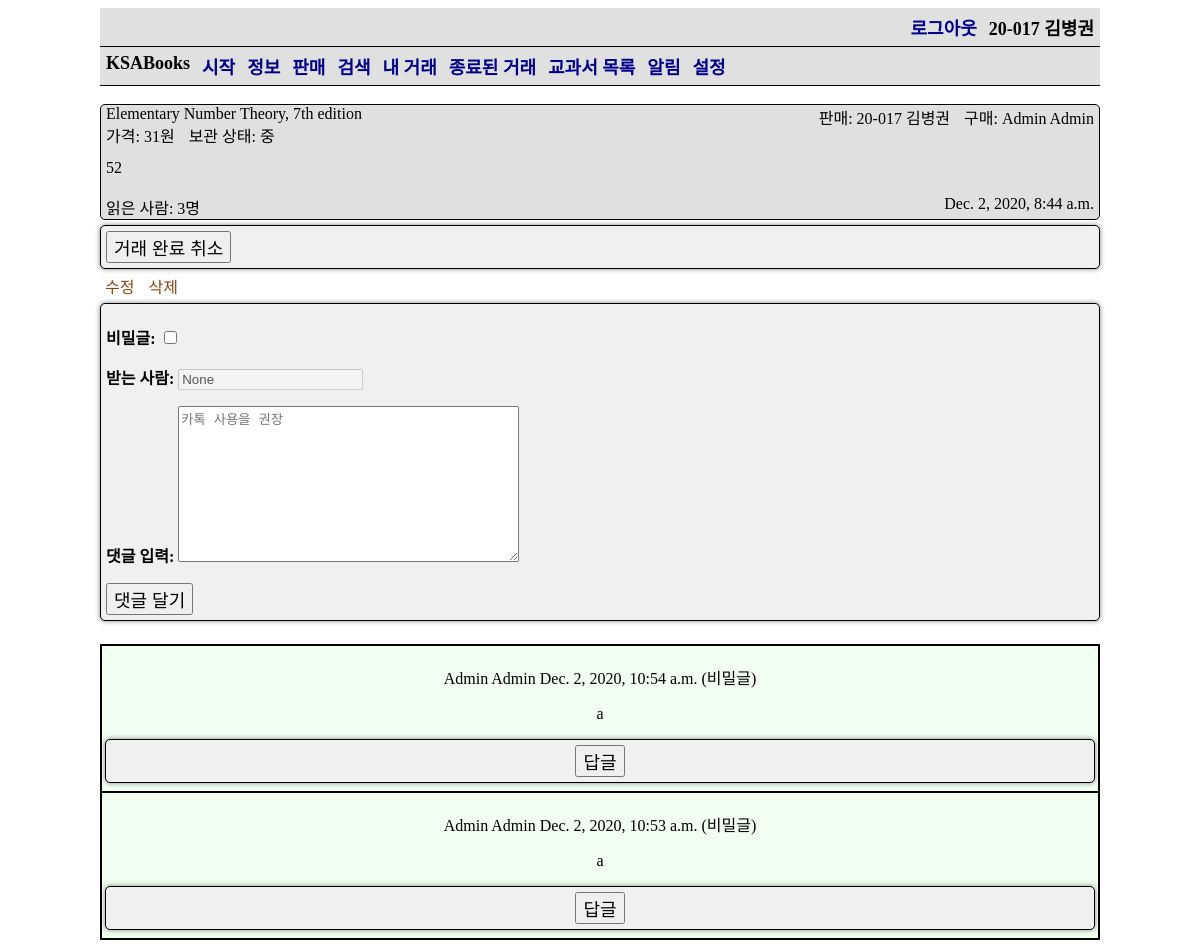
/offer/29 (signed in), run on the app's committed database.
### ksa_books_app/models.py (models this page shows, shortened)
class StudentUser(AbstractBaseUser, PermissionsMixin):
    objects = StudentUserManager()
    student_id = models.CharField(max_length=10, verbose_name='학번', help_text='00-000', unique=True)
    name = models.CharField(max_length=100, verbose_name='이름')
    email = models.EmailField()
    is_active = models.BooleanField(default=True)
    is_admin = models.BooleanField(default=False)
    is_superuser = models.BooleanField(default=False)
    is_staff = models.BooleanField(default=False)
    date_joined = models.DateTimeField(auto_now_add=True)
    notifications = models.ManyToManyField(Notification, blank=True)
    unread_notification = models.PositiveIntegerField(default=0)
    notify_books = models.ManyToManyField(Book, verbose_name='원하는 책', blank=True)
    notify_comment = models.BooleanField(default=True, verbose_name='자신에게 댓글을 썼을 때')
    notify_new_offer = models.BooleanField(default=True, verbose_name='원하는 책이 올라왔을 때')
    notify_sold_to_user = models.BooleanField(default=True, verbose_name='자신에게 책을 판매했을 때')
    notify_sold_to_other = models.BooleanField(default=True, verbose_name='구매 신청한 책이 다른 사람에게 판매되었을 때')
    notify_new_want = models.BooleanField(default=True, verbose_name='자신의 책을 누군가 구매 신청했을 때')
    USERNAME_FIELD = 'student_id'
    REQUIRED_FIELDS = ['name']
    def __str__(self):
        return ' '.join([self.student_id, self.name])
    def is_international(self):
        return self.student_id[3] == '2'

class Offer(models.Model):
    seller = models.ForeignKey(settings.AUTH_USER_MODEL, on_delete=models.SET_NULL, null=True,
                               related_name='offer_seller')
    buyer = models.ForeignKey(settings.AUTH_USER_MODEL, on_delete=models.SET_NULL, null=True, blank=True,
                              related_name='offer_buyer')
    want_users = models.ManyToManyField(settings.AUTH_USER_MODEL, blank=True)
    seller_done = models.BooleanField(null=True, default=False)
    seller_done_time = models.DateTimeField(null=True)
    buyer_done = models.BooleanField(null=True, default=False)
    buyer_done_time = models.DateTimeField(null=True)
    book = models.ForeignKey(Book, on_delete=models.SET_NULL, null=True, verbose_name='책')
    price = models.PositiveIntegerField(verbose_name='판매 가격')
    quality = models.CharField(choices=QUALITY, max_length=1, verbose_name='보관 상태', null=True)
    explain = models.TextField(verbose_name='내용', null=True, blank=True)
    date_time = models.DateTimeField(auto_now_add=True, null=True)
    views = models.ManyToManyField(settings.AUTH_USER_MODEL, blank=True, related_name='views')

class Book(models.Model):
    title = models.CharField(max_length=100, verbose_name='제목')
    author = models.CharField(max_length=100, verbose_name='저자')
    courses = models.ManyToManyField(Course, verbose_name='과목')
    subject = models.ForeignKey(Subject, verbose_name='교과', on_delete=models.SET_NULL, null=True)
    publisher = models.CharField(max_length=100, verbose_name='출판사')
    isbn = models.CharField(max_length=13, verbose_name='ISBN',
                            help_text='13 Character <a href="https://www.isbn-international.org/content/what-isbn">ISBN number</a>')
    list_price = models.PositiveIntegerField(verbose_name='정가', null=True, blank=True)
    group_price = models.PositiveIntegerField(verbose_name='공동구매 가격', null=True, blank=True)
    using = models.BooleanField(verbose_name='사용 여부')
    class Meta:
        permissions = (
            ('load_data', 'Can load data'),
        )
        ordering = ['subject']
    def display_courses(self):
        return ', '.join([str(c) for c in self.courses.all()])
    display_courses.short_description = '수업'

class Comment(models.Model):
    sender = models.ForeignKey(settings.AUTH_USER_MODEL, on_delete=models.SET_NULL, null=True,
                               related_name='comment_sender')
    receiver = models.ForeignKey(settings.AUTH_USER_MODEL, on_delete=models.SET_NULL, null=True, blank=True,
                                 related_name='comment_receiver')
    secret = models.BooleanField(null=True)
    text = models.TextField(verbose_name='댓글')
    date_time = models.DateTimeField(null=True, auto_now_add=True)
    offer = models.ForeignKey(Offer, on_delete=models.CASCADE, null=True)
    is_deleted = models.BooleanField(default=False, null=True)
    class Meta:
        ordering = ['-date_time']

### ksa_books_app/views.py (the view, shortened to what this page needs)
# urls.py: path('offer/<int:pk>', views.offer_view, name='check-offer'),
@login_required
def offer_view(request, pk):
    offer = Offer.objects.get(pk=pk)
    if not offer.views.filter(pk=request.user.pk).exists():
        offer.views.add(request.user)
    views = offer.views.all().count()
    want_users = offer.want_users.all()
    if offer.seller == request.user:
        if 'receiver' in request.GET:
            receiver = StudentUser.objects.get(student_id=request.GET.get('receiver'))
        else:
            receiver = None
    else:
        receiver = offer.seller
    if receiver:
        secret = True
    else:
        secret = False
    comment_form = CommentForm(initial={'receiver': str(receiver), 'secret': secret})
    comment_list = Comment.objects.filter(offer=offer, is_deleted=False)
    context = {
        'offer': offer,
        'views': views,
        'comment_form': comment_form,
        'comment_list': comment_list,
        'want_users': want_users,
    }
    return render(request, 'offer_view.html', context=context)

### ksa_books_app/forms.py
class CommentForm(forms.Form):
    secret = forms.BooleanField(label='비밀글', required=False)
    receiver = forms.CharField(label='받는 사람', disabled=True, required=False)
    text = forms.CharField(widget=forms.Textarea(attrs={'placeholder': '카톡 사용을 권장'}), label='댓글 입력')

### ksa_books_app/templates/offer_view.html (shortened to what this page needs)
{% extends 'base_generic.html' %}
{% block content %}
    <br>
    <div class="offer">
        <div class="left">
            <span>{{ offer.book.title }}</span>
        </div>
        <div class="right">
            <span>판매: {{ offer.seller }}</span>
            <span>구매: {{ offer.buyer }}</span>
        </div>
        <br>
        <div class="left">
            <span>가격: {{ offer.price }}원</span>
            <span>보관 상태: {{ offer.get_quality_display }}</span>
        </div>
        <br><br>
        <span>{{ offer.explain }}</span>
        <br><br>
        <span>읽은 사람: {{ views }}명</span>
        <div class="right">
            <span>{{ offer.date_time }}</span>
        </div>
    </div>
    {% if offer.seller == user %}
        {% if offer.buyer %}
            {% if offer.seller_done %}
                <form method="post">
                    <input type="submit" value="거래 완료 취소">
                </form>
            {% endif %}
        {% else %}
            <p>구매를 원하는 사람이 없음</p>
        {% endif %}
        <a href="{% url 'update-offer' pk=offer.pk %}">수정</a>
        <a href="{% url 'delete-offer' pk=offer.pk %}">삭제</a>
    {% endif %}
    <br>
    <form method="post">
        <table>
            {{ comment_form.as_p }}
        </table>
        <input type="submit" value="댓글 달기">
    </form>
    <br>
    <table>
        <tbody>
            {% for comment in comment_list %}
                {% if not comment.secret or comment.sender == user or comment.receiver == user %}
                    <tr>
                        <td>
                            <p>
                                {{ comment.sender }}
                                {{ comment.date_time }}
                                {% if comment.secret %}
                                    (비밀글)
                                {% endif %}
                            </p>
                            <p>{{ comment.text }}</p>
                            {% if comment.sender == user %}
                                <form method="post">
                                    {% csrf_token %}
                                    <input type="hidden" name="delete_comment" value={{ comment.id }}>
                                    <input type="submit" value="삭제">
                                </form>
                            {% elif offer.seller == user %}
                                <form method="get">
                                    <input type="submit" value="답글">
                                </form>
                            {% endif %}
                        </td>
                    </tr>
                {% endif %}
            {% endfor %}
        </tbody>
    </table>
{% endblock %}

### ksa_books_app/templates/base_generic.html (shortened to what this page needs)
{% load tags %}
<!DOCTYPE html>
<html lang="ko">
<head>
</head>
<body>
    <div class="container">
        <div class="navigation">
            <div class="user">
                {% if user.is_authenticated %}
                    <a href="{% url 'logout' %}">로그아웃</a>
                    <span>{{ user }}</span>
                {% else %}
                    <a href="{% url 'login' %}">로그인</a>
                {% endif %}
            </div>
        </div>
        <div class="navigation">
            <span>KSABooks</span>
            <a href="{% url 'home' %}">시작</a>
            <a href="{% url 'about' %}">정보</a>
            <a href="{% url 'sell' %}">판매</a>
            <a href="{% url 'search' %}">검색</a>
            <a href="{% url 'my-offers' %}">내 거래</a>
            <a href="{% url 'past-transaction' %}">종료된 거래</a>
            <a href="{% url 'book-list' %}">교과서 목록</a>
            {% if user.unread_notification == 0 or not user.is_authenticated %}
                <a href="{% url 'notification' %}">알림</a>
            {% else %}
                <a href="{% url 'notification' %}">알림({{ user.unread_notification }})</a>
            {% endif %}
            <a href="{% url 'setting' %}">설정</a>
        </div>
        <div class="content">
            {% block content %}{% endblock %}
        </div>
    </div>
</body>
</html>

### ksa_books_app/templates/base_generic.html (style rules this page uses)
table, th, td { border: 2px solid #000000; border-collapse: collapse; padding: 3px; text-align: center; }
table { width: 1000px; }
td { background-color: #f0fff0; }
p { word-break: keep-all; }
.container { max-width: 1000px; margin: auto; }
.navigation { overflow: hidden; background-color: #e0e0e0; border-bottom: 1px solid black; }
.navigation a, .navigation span { float: left; display: block; text-align: center; padding: 6px; text-decoration: none; font-weight: bold; font-size: large; }
.navigation a { color: darkblue; }
.navigation span { color: black; }
.user { float: right; }
form { background-color: #f0f0f0; padding: 5px; border: 1px solid black; margin: 5px 0; box-shadow: 0 0 5px gray; border-radius: 5px; }
label { font-weight: bold; }
input[type='submit'] { font-size: large; }
.content a[href] { color: saddlebrown; text-decoration: none; }

### ksa_books_app/templates/offer_view.html (style rules this page uses)
.offer { display: block; border-radius: 5px; background-color: #e0e0e0; border: 1px solid black; }
.left { float: left; }
.right { float: right; }
a, span { padding: 5px; }

### data on the page
StudentUser: student+name "20-017 김병권"
Offer: book "Elementary Number Theory, 7th edition", seller "20-017 김병권", buyer "Admin Admin", price "31", quality "중", explain "52", date_time "Dec. 2, 2020, 8:44 a.m."
Comment: sender "Admin Admin", date_time "Dec. 2, 2020, 10:54 a.m.", secret "(비밀글)", text "a"
Comment: sender "Admin Admin", date_time "Dec. 2, 2020, 10:53 a.m.", secret "(비밀글)", text "a"

### other printed values
{{ views }} "3"
